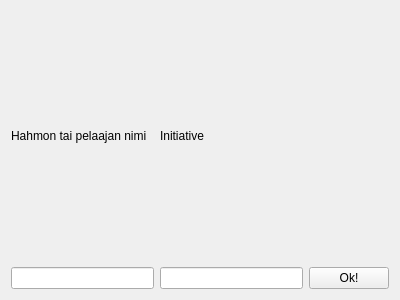
<?xml version="1.0" encoding="UTF-8"?>
<ui version="4.0">
 <class>EntriesAndButton</class>
 <widget class="QWidget" name="EntriesAndButton">
  <property name="geometry">
   <rect>
    <x>0</x>
    <y>0</y>
    <width>400</width>
    <height>300</height>
   </rect>
  </property>
  <property name="windowTitle">
   <string>Form</string>
  </property>
  <layout class="QGridLayout" name="gridLayout_2">
   <item row="0" column="0">
    <layout class="QGridLayout" name="gridLayout">
     <item row="0" column="1">
      <widget class="QLabel" name="initLabel">
       <property name="text">
        <string>Initiative</string>
       </property>
      </widget>
     </item>
     <item row="1" column="2">
      <widget class="QPushButton" name="pushButton">
       <property name="text">
        <string>Ok!</string>
       </property>
      </widget>
     </item>
     <item row="1" column="1">
      <widget class="QLineEdit" name="initEdit"/>
     </item>
     <item row="1" column="0">
      <widget class="QLineEdit" name="nimiEdit"/>
     </item>
     <item row="0" column="0">
      <widget class="QLabel" name="nimiLabel">
       <property name="text">
        <string>Hahmon tai pelaajan nimi</string>
       </property>
      </widget>
     </item>
    </layout>
   </item>
  </layout>
 </widget>
 <resources/>
 <connections/>
</ui>
